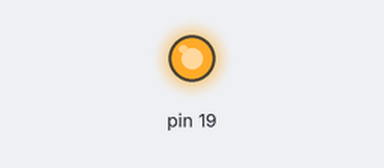
A program run on a simulated Raspberry Pi (header pin numbers). Parts: output pins drawn as LEDs (lit = HIGH). At 5.0 s the program stops and its outputs stay as they are.

Above: at 0.1 s.
At 5.1 s:
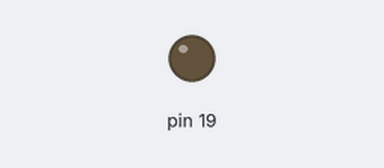
Timing chart, 0 to 6.5 s (numbered marks = the images above):
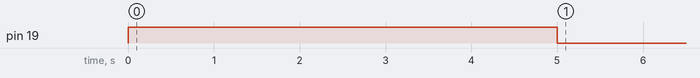

The program:

led1on_19.py
```python
import RPi.GPIO as GPIO
import time

def blink1():
        #GPIO.output(pin,GPIO.HIGH)
        #GPIO.output(21,GPIO.LOW)
        GPIO.output(19,GPIO.HIGH)
        time.sleep(1)
        return

# to use Raspberry Pi board pin numbers
GPIO.setmode(GPIO.BOARD)
# set up GPIO output channel
GPIO.setup(19, GPIO.OUT)

for i in range(0,5):
       blink1()
GPIO.cleanup()
```

Measured:
- by itself, pin 19: LOW → HIGH at 0.00 s, → LOW 5.0 s later
